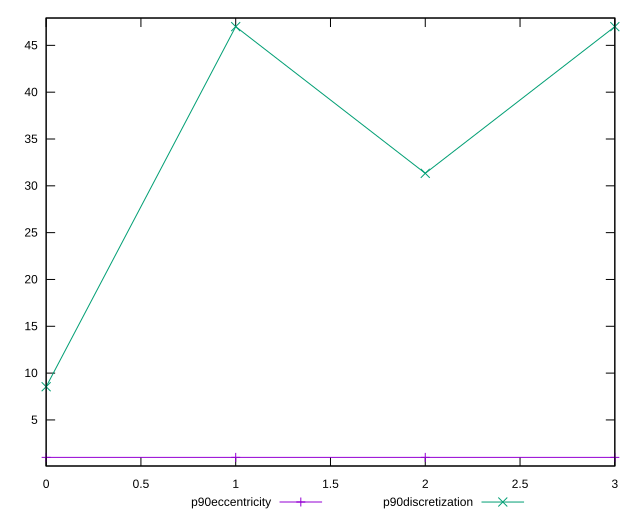

Write the gnuplot code that produced this figure.
reset

$p90Eccentricity <<EOF
0 1.0000000000000007
1 1.0000000000000009
2 0.9999999999999991
3 1.0000000000000018
EOF

$p90Discretization <<EOF
0 8.545454545454545
1 47
2 31.333333333333332
3 47
EOF

set key outside below
set xrange [0:3]
set yrange [0.07999999999999907:47.92]
set trange [0.07999999999999907:47.92]
set terminal svg size 640, 520 enhanced background rgb 'white'
set output "reports/report_00032_2021-02-25T10-28-15.087Z/meta/score-difference/progression/eccentricity.svg"

plot $p90Eccentricity title "p90eccentricity" with linespoints, \
     $p90Discretization title "p90discretization" with linespoints

reset
